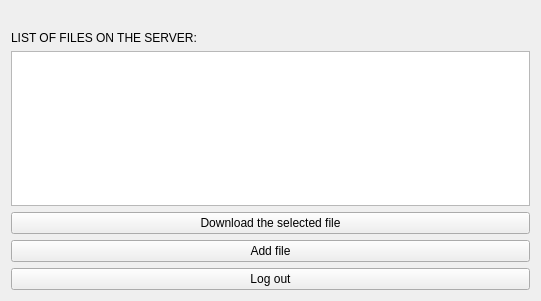
  <widget class="QWidget" name="layoutWidget">
   <property name="geometry">
    <rect>
     <x>30</x>
     <y>80</y>
     <width>541</width>
     <height>301</height>
    </rect>
   </property>
   <layout class="QVBoxLayout" name="verticalLayout">
    <item>
     <widget class="QLabel" name="loginLabel">
      <property name="text">
       <string/>
      </property>
     </widget>
    </item>
    <item>
     <widget class="QLabel" name="label">
      <property name="text">
       <string>LIST OF FILES ON THE SERVER:</string>
      </property>
     </widget>
    </item>
    <item>
     <widget class="QListWidget" name="listWidget"/>
    </item>
    <item>
     <widget class="QPushButton" name="downloadButton">
      <property name="text">
       <string>Download the selected file</string>
      </property>
     </widget>
    </item>
    <item>
     <widget class="QPushButton" name="addFileButton">
      <property name="text">
       <string>Add file</string>
      </property>
     </widget>
    </item>
    <item>
     <layout class="QHBoxLayout" name="horizontalLayout">
      <item>
       <widget class="QPushButton" name="logoutButton">
        <property name="styleSheet">
         <string notr="true">#verticalLayout, .verticalLayout, QVBoxLayout{
border:2px solid black;
border-radius:5px;
padding:10px;
}

QToolTip {
    border: 1px solid #76797C;
    background-color: #5A7566;
    color: white;
    padding: 0px;                /*remove padding, for fix combobox tooltip.*/
    opacity: 200;
}

QWidget {
    color: #eff0f1;
    background-color: #31363b;
    selection-background-color: #3daee9;
    selection-color: #eff0f1;
    background-clip: border;
    border-image: none;
    border: 0px transparent black;
    outline: 0;
}

QWidget:item:hover {
    background-color: #18465d;
    color: #eff0f1;
}

QWidget:item:selected {
    background-color: #18465d;
}

QCheckBox {
    spacing: 5px;
    outline: none;
    color: #eff0f1;
    margin-bottom: 2px;
}

QCheckBox:disabled {
    color: #76797C;
}

QCheckBox::indicator,
QGroupBox::indicator {
    width: 18px;
    height: 18px;
}

QGroupBox::indicator {
    margin-left: 2px;
}

QCheckBox::indicator:unchecked,
QGroupBox::indicator:unchecked {
    image: url(:/qss_icons/rc/checkbox_unchecked.png);
}

QCheckBox::indicator:unchecked:hover,
QCheckBox::indicator:unchecked:focus,
QCheckBox::indicator:unchecked:pressed,
QGroupBox::indicator:unchecked:hover,
QGroupBox::indicator:unchecked:focus,
QGroupBox::indicator:unchecked:pressed {
    border: none;
    image: url(:/qss_icons/rc/checkbox_unchecked_focus.png);
}

QCheckBox::indicator:checked,
QGroupBox::indicator:checked {
    image: url(:/qss_icons/rc/checkbox_checked.png);
}

QCheckBox::indicator:checked:hover,
QCheckBox::indicator:checked:focus,
QCheckBox::indicator:checked:pressed,
QGroupBox::indicator:checked:hover,
QGroupBox::indicator:checked:focus,
QGroupBox::indicator:checked:pressed {
    border: none;
    image: url(:/qss_icons/rc/checkbox_checked_focus.png);
}

QCheckBox::indicator:indeterminate {
    image: url(:/qss_icons/rc/checkbox_indeterminate.png);
}

QCheckBox::indicator:indeterminate:focus,
QCheckBox::indicator:indeterminate:hover,
QCheckBox::indicator:indeterminate:pressed {
    image: url(:/qss_icons/rc/checkbox_indeterminate_focus.png);
}

QCheckBox::indicator:checked:disabled,
QGroupBox::indicator:checked:disabled {
    image: url(:/qss_icons/rc/checkbox_checked_disabled.png);
}

QCheckBox::indicator:unchecked:disabled,
QGroupBox::indicator:unchecked:disabled {
    image: url(:/qss_icons/rc/checkbox_unchecked_disabled.png);
}

QRadioButton {
    spacing: 5px;
    outline: none;
    color: #eff0f1;
    margin-bottom: 2px;
}

QRadioButton:disabled {
    color: #76797C;
}

QRadioButton::indicator {
    width: 21px;
    height: 21px;
}

QRadioButton::indicator:unchecked {
    image: url(:/qss_icons/rc/radio_unchecked.png);
}

QRadioButton::indicator:unchecked:hover,
QRadioButton::indicator:unchecked:focus,
QRadioButton::indicator:unchecked:pressed {
    border: none;
    outline: none;
    image: url(:/qss_icons/rc/radio_unchecked_focus.png);
}

QRadioButton::indicator:checked {
    border: none;
    outline: none;
    image: url(:/qss_icons/rc/radio_checked.png);
}

QRadioButton::indicator:checked:hover,
QRadioButton::indicator:checked:focus,
QRadioButton::indicator:checked:pressed {
    border: none;
    outline: none;
    image: url(:/qss_icons/rc/radio_checked_focus.png);
}

QRadioButton::indicator:checked:disabled {
    outline: none;
    image: url(:/qss_icons/rc/radio_checked_disabled.png);
}

QRadioButton::indicator:unchecked:disabled {
    image: url(:/qss_icons/rc/radio_unchecked_disabled.png);
}

QMenuBar {
    background-color: #31363b;
    color: #eff0f1;
}

QMenuBar::item {
    background: transparent;
}

QMenuBar::item:selected {
    background: transparent;
    border: 1px solid #76797C;
}

QMenuBar::item:pressed {
    border: 1px solid #76797C;
    background-color: #3daee9;
    color: #eff0f1;
    margin-bottom: -1px;
    padding-bottom: 1px;
}

QMenu {
    border: 1px solid #76797C;
    color: #eff0f1;
    margin: 2px;
}

QMenu::icon {
    margin: 5px;
}

QMenu::item {
    padding: 5px 30px 5px 30px;
    border: 1px solid transparent;
    /* reserve space for selection border */
}

QMenu::item:selected {
    color: #eff0f1;
}

QMenu::separator {
    height: 2px;
    background: lightblue;
    margin-left: 10px;
    margin-right: 5px;
}

QMenu::indicator {
    width: 18px;
    height: 18px;
}


/* non-exclusive indicator = check box style indicator
   (see QActionGroup::setExclusive) */

QMenu::indicator:non-exclusive:unchecked {
    image: url(:/qss_icons/rc/checkbox_unchecked.png);
}

QMenu::indicator:non-exclusive:unchecked:selected {
    image: url(:/qss_icons/rc/checkbox_unchecked_disabled.png);
}

QMenu::indicator:non-exclusive:checked {
    image: url(:/qss_icons/rc/checkbox_checked.png);
}

QMenu::indicator:non-exclusive:checked:selected {
    image: url(:/qss_icons/rc/checkbox_checked_disabled.png);
}


/* exclusive indicator = radio button style indicator (see QActionGroup::setExclusive) */

QMenu::indicator:exclusive:unchecked {
    image: url(:/qss_icons/rc/radio_unchecked.png);
}

QMenu::indicator:exclusive:unchecked:selected {
    image: url(:/qss_icons/rc/radio_unchecked_disabled.png);
}

QMenu::indicator:exclusive:checked {
    image: url(:/qss_icons/rc/radio_checked.png);
}

QMenu::indicator:exclusive:checked:selected {
    image: url(:/qss_icons/rc/radio_checked_disabled.png);
}

QMenu::right-arrow {
    margin: 5px;
    image: url(:/qss_icons/rc/right_arrow.png)
}

QWidget:disabled {
    color: #454545;
    background-color: #31363b;
}

QAbstractItemView {
    alternate-background-color: #31363b;
    color: #eff0f1;
    border: 1px solid #3A3939;
    border-radius: 2px;
}

QWidget:focus,
QMenuBar:focus {
    border: 1px solid #3daee9;
}

QTabWidget:focus,
QCheckBox:focus,
QRadioButton:focus,
QSlider:focus {
    border: none;
}

QLineEdit {
    background-color: #232629;
    padding: 5px;
    border-style: solid;
    border: 1px solid #76797C;
    border-radius: 2px;
    color: #eff0f1;
}

QAbstractItemView QLineEdit {
    padding: 0;
}

QGroupBox {
    border: 1px solid #76797C;
    border-radius: 2px;
    margin-top: 20px;
}

QGroupBox::title {
    subcontrol-origin: margin;
    subcontrol-position: top center;
    padding-left: 10px;
    padding-right: 10px;
    padding-top: 10px;
}

QAbstractScrollArea {
    border-radius: 2px;
    border: 1px solid #76797C;
    background-color: transparent;
}

QScrollBar:horizontal {
    height: 15px;
    margin: 3px 15px 3px 15px;
    border: 1px transparent #2A2929;
    border-radius: 4px;
    background-color: #2A2929;
}

QScrollBar::handle:horizontal {
    background-color: #605F5F;
    min-width: 5px;
    border-radius: 4px;
}

QScrollBar::add-line:horizontal {
    margin: 0px 3px 0px 3px;
    border-image: url(:/qss_icons/rc/right_arrow_disabled.png);
    width: 10px;
    height: 10px;
    subcontrol-position: right;
    subcontrol-origin: margin;
}

QScrollBar::sub-line:horizontal {
    margin: 0px 3px 0px 3px;
    border-image: url(:/qss_icons/rc/left_arrow_disabled.png);
    height: 10px;
    width: 10px;
    subcontrol-position: left;
    subcontrol-origin: margin;
}

QScrollBar::add-line:horizontal:hover,
QScrollBar::add-line:horizontal:on {
    border-image: url(:/qss_icons/rc/right_arrow.png);
    height: 10px;
    width: 10px;
    subcontrol-position: right;
    subcontrol-origin: margin;
}

QScrollBar::sub-line:horizontal:hover,
QScrollBar::sub-line:horizontal:on {
    border-image: url(:/qss_icons/rc/left_arrow.png);
    height: 10px;
    width: 10px;
    subcontrol-position: left;
    subcontrol-origin: margin;
}

QScrollBar::up-arrow:horizontal,
QScrollBar::down-arrow:horizontal {
    background: none;
}

QScrollBar::add-page:horizontal,
QScrollBar::sub-page:horizontal {
    background: none;
}

QScrollBar:vertical {
    background-color: #2A2929;
    width: 15px;
    margin: 15px 3px 15px 3px;
    border: 1px transparent #2A2929;
    border-radius: 4px;
}

QScrollBar::handle:vertical {
    background-color: #605F5F;
    min-height: 5px;
    border-radius: 4px;
}

QScrollBar::sub-line:vertical {
    margin: 3px 0px 3px 0px;
    border-image: url(:/qss_icons/rc/up_arrow_disabled.png);
    height: 10px;
    width: 10px;
    subcontrol-position: top;
    subcontrol-origin: margin;
}

QScrollBar::add-line:vertical {
    margin: 3px 0px 3px 0px;
    border-image: url(:/qss_icons/rc/down_arrow_disabled.png);
    height: 10px;
    width: 10px;
    subcontrol-position: bottom;
    subcontrol-origin: margin;
}

QScrollBar::sub-line:vertical:hover,
QScrollBar::sub-line:vertical:on {
    border-image: url(:/qss_icons/rc/up_arrow.png);
    height: 10px;
    width: 10px;
    subcontrol-position: top;
    subcontrol-origin: margin;
}

QScrollBar::add-line:vertical:hover,
QScrollBar::add-line:vertical:on {
    border-image: url(:/qss_icons/rc/down_arrow.png);
    height: 10px;
    width: 10px;
    subcontrol-position: bottom;
    subcontrol-origin: margin;
}

QScrollBar::up-arrow:vertical,
QScrollBar::down-arrow:vertical {
    background: none;
}

QScrollBar::add-page:vertical,
QScrollBar::sub-page:vertical {
    background: none;
}

QTextEdit {
    background-color: #232629;
    color: #eff0f1;
    border: 1px solid #76797C;
}

QPlainTextEdit {
    background-color: #232629;
    ;
    color: #eff0f1;
    border-radius: 2px;
    border: 1px solid #76797C;
}

QHeaderView::section {
    background-color: #76797C;
    color: #eff0f1;
    padding: 5px;
    border: 1px solid #76797C;
}

QSizeGrip {
    image: url(:/qss_icons/rc/sizegrip.png);
    width: 12px;
    height: 12px;
}

QMainWindow::separator {
    background-color: #31363b;
    color: white;
    padding-left: 4px;
    spacing: 2px;
    border: 1px dashed #76797C;
}

QMainWindow::separator:hover {
    background-color: #787876;
    color: white;
    padding-left: 4px;
    border: 1px solid #76797C;
    spacing: 2px;
}

QMenu::separator {
    height: 1px;
    background-color: #76797C;
    color: white;
    padding-left: 4px;
    margin-left: 10px;
    margin-right: 5px;
}

QFrame {
    border-radius: 2px;
    border: 1px solid #76797C;
}

QFrame[frameShape=&quot;0&quot;] {
    border-radius: 2px;
    border: 1px transparent #76797C;
}

QStackedWidget {
    border: 1px transparent black;
}

QToolBar {
    border: 1px transparent #393838;
    background: 1px solid #31363b;
    font-weight: bold;
}

QToolBar::handle:horizontal {
    image: url(:/qss_icons/rc/Hmovetoolbar.png);
}

QToolBar::handle:vertical {
    image: url(:/qss_icons/rc/Vmovetoolbar.png);
}

QToolBar::separator:horizontal {
    image: url(:/qss_icons/rc/Hsepartoolbar.png);
}

QToolBar::separator:vertical {
    image: url(:/qss_icons/rc/Vsepartoolbar.png);
}

QToolButton#qt_toolbar_ext_button {
    background: #58595a
}

QPushButton {
    color: #eff0f1;
    background-color: #31363b;
    border-width: 1px;
    border-color: #76797C;
    border-style: solid;
    padding: 5px;
    border-radius: 2px;
    outline: none;
}

QPushButton:disabled {
    background-color: #31363b;
    border-width: 1px;
    border-color: #454545;
    border-style: solid;
    padding-top: 5px;
    padding-bottom: 5px;
    padding-left: 10px;
    padding-right: 10px;
    border-radius: 2px;
    color: #454545;
}

QPushButton:focus {
    background-color: #3daee9;
    color: white;
}

QPushButton:pressed {
    background-color: #3daee9;
    padding-top: -15px;
    padding-bottom: -17px;
}

QComboBox {
    selection-background-color: #3daee9;
    border-style: solid;
    border: 1px solid #76797C;
    border-radius: 2px;
    padding: 5px;
    min-width: 75px;
}

QPushButton:checked {
    background-color: #76797C;
    border-color: #6A6969;
}

QComboBox:hover,
QPushButton:hover,
QAbstractSpinBox:hover,
QLineEdit:hover,
QTextEdit:hover,
QPlainTextEdit:hover,
QAbstractView:hover,
QTreeView:hover {
    border: 1px solid #3daee9;
    color: #eff0f1;
}

QComboBox:on {
    padding-top: 3px;
    padding-left: 4px;
    selection-background-color: #4a4a4a;
}

QComboBox QAbstractItemView {
    background-color: #232629;
    border-radius: 2px;
    border: 1px solid #76797C;
    selection-background-color: #18465d;
}

QComboBox::drop-down {
    subcontrol-origin: padding;
    subcontrol-position: top right;
    width: 15px;
    border-left-width: 0px;
    border-left-color: darkgray;
    border-left-style: solid;
    border-top-right-radius: 3px;
    border-bottom-right-radius: 3px;
}

QComboBox::down-arrow {
    image: url(:/qss_icons/rc/down_arrow_disabled.png);
}

QComboBox::down-arrow:on,
QComboBox::down-arrow:hover,
QComboBox::down-arrow:focus {
    image: url(:/qss_icons/rc/down_arrow.png);
}

QAbstractSpinBox {
    padding: 5px;
    border: 1px solid #76797C;
    background-color: #232629;
    color: #eff0f1;
    border-radius: 2px;
    min-width: 75px;
}

QAbstractSpinBox:up-button {
    background-color: transparent;
    subcontrol-origin: border;
    subcontrol-position: center right;
}

QAbstractSpinBox:down-button {
    background-color: transparent;
    subcontrol-origin: border;
    subcontrol-position: center left;
}

QAbstractSpinBox::up-arrow,
QAbstractSpinBox::up-arrow:disabled,
QAbstractSpinBox::up-arrow:off {
    image: url(:/qss_icons/rc/up_arrow_disabled.png);
    width: 10px;
    height: 10px;
}

QAbstractSpinBox::up-arrow:hover {
    image: url(:/qss_icons/rc/up_arrow.png);
}

QAbstractSpinBox::down-arrow,
QAbstractSpinBox::down-arrow:disabled,
QAbstractSpinBox::down-arrow:off {
    image: url(:/qss_icons/rc/down_arrow_disabled.png);
    width: 10px;
    height: 10px;
}

QAbstractSpinBox::down-arrow:hover {
    image: url(:/qss_icons/rc/down_arrow.png);
}

QLabel {
    border: 0px solid black;
}

QTabWidget {
    border: 0px transparent black;
}

QTabWidget::pane {
    border: 1px solid #76797C;
    padding: 5px;
    margin: 0px;
}

QTabWidget::tab-bar {
    /* left: 5px; move to the right by 5px */
}

QTabBar {
    qproperty-drawBase: 0;
    border-radius: 3px;
}

QTabBar:focus {
    border: 0px transparent black;
}

QTabBar::close-button {
    image: url(:/qss_icons/rc/close.png);
    background: transparent;
}

QTabBar::close-button:hover {
    image: url(:/qss_icons/rc/close-hover.png);
    background: transparent;
}

QTabBar::close-button:pressed {
    image: url(:/qss_icons/rc/close-pressed.png);
    background: transparent;
}


/* TOP TABS */

QTabBar::tab:top {
    color: #eff0f1;
    border: 1px solid #76797C;
    border-bottom: 1px transparent black;
    background-color: #31363b;
    padding: 5px;
    min-width: 50px;
    border-top-left-radius: 2px;
    border-top-right-radius: 2px;
}

QTabBar::tab:top:selected {
    color: #eff0f1;
    background-color: #54575B;
    border: 1px solid #76797C;
    border-bottom: 2px solid #3daee9;
    border-top-left-radius: 2px;
    border-top-right-radius: 2px;
}

QTabBar::tab:top:!selected:hover {
    background-color: #3daee9;
}


/* BOTTOM TABS */

QTabBar::tab:bottom {
    color: #eff0f1;
    border: 1px solid #76797C;
    border-top: 1px transparent black;
    background-color: #31363b;
    padding: 5px;
    border-bottom-left-radius: 2px;
    border-bottom-right-radius: 2px;
    min-width: 50px;
}

QTabBar::tab:bottom:selected {
    color: #eff0f1;
    background-color: #54575B;
    border: 1px solid #76797C;
    border-top: 2px solid #3daee9;
    border-bottom-left-radius: 2px;
    border-bottom-right-radius: 2px;
}

QTabBar::tab:bottom:!selected:hover {
    background-color: #3daee9;
}


/* LEFT TABS */

QTabBar::tab:left {
    color: #eff0f1;
    border: 1px solid #76797C;
    border-left: 1px transparent black;
    background-color: #31363b;
    padding: 5px;
    border-top-right-radius: 2px;
    border-bottom-right-radius: 2px;
    min-height: 50px;
}

QTabBar::tab:left:selected {
    color: #eff0f1;
    background-color: #54575B;
    border: 1px solid #76797C;
    border-left: 2px solid #3daee9;
    border-top-right-radius: 2px;
    border-bottom-right-radius: 2px;
}

QTabBar::tab:left:!selected:hover {
    background-color: #3daee9;
}


/* RIGHT TABS */

QTabBar::tab:right {
    color: #eff0f1;
    border: 1px solid #76797C;
    border-right: 1px transparent black;
    background-color: #31363b;
    padding: 5px;
    border-top-left-radius: 2px;
    border-bottom-left-radius: 2px;
    min-height: 50px;
}

QTabBar::tab:right:selected {
    color: #eff0f1;
    background-color: #54575B;
    border: 1px solid #76797C;
    border-right: 2px solid #3daee9;
    border-top-left-radius: 2px;
    border-bottom-left-radius: 2px;
}

QTabBar::tab:right:!selected:hover {
    background-color: #3daee9;
}

QTabBar QToolButton::right-arrow:enabled {
    image: url(:/qss_icons/rc/right_arrow.png);
}

QTabBar QToolButton::left-arrow:enabled {
    image: url(:/qss_icons/rc/left_arrow.png);
}

QTabBar QToolButton::right-arrow:disabled {
    image: url(:/qss_icons/rc/right_arrow_disabled.png);
}

QTabBar QToolButton::left-arrow:disabled {
    image: url(:/qss_icons/rc/left_arrow_disabled.png);
}

QDockWidget {
    background: #31363b;
    border: 1px solid #403F3F;
    titlebar-close-icon: url(:/qss_icons/rc/close.png);
    titlebar-normal-icon: url(:/qss_icons/rc/undock.png);
}

QDockWidget::close-button,
QDockWidget::float-button {
    border: 1px solid transparent;
    border-radius: 2px;
    background: transparent;
}

QDockWidget::close-button:hover,
QDockWidget::float-button:hover {
    background: rgba(255, 255, 255, 10);
}

QDockWidget::close-button:pressed,
QDockWidget::float-button:pressed {
    padding: 1px -1px -1px 1px;
    background: rgba(255, 255, 255, 10);
}

QTreeView,
QListView {
    border: 1px solid #76797C;
    background-color: #232629;
}

QTreeView:branch:selected,
QTreeView:branch:hover {
    background: url(:/qss_icons/rc/transparent.png);
}

QTreeView::branch:has-siblings:!adjoins-item {
    border-image: url(:/qss_icons/rc/transparent.png);
}

QTreeView::branch:has-siblings:adjoins-item {
    border-image: url(:/qss_icons/rc/transparent.png);
}

QTreeView::branch:!has-children:!has-siblings:adjoins-item {
    border-image: url(:/qss_icons/rc/transparent.png);
}

QTreeView::branch:has-children:!has-siblings:closed,
QTreeView::branch:closed:has-children:has-siblings {
    image: url(:/qss_icons/rc/branch_closed.png);
}

QTreeView::branch:open:has-children:!has-siblings,
QTreeView::branch:open:has-children:has-siblings {
    image: url(:/qss_icons/rc/branch_open.png);
}

QTreeView::branch:has-children:!has-siblings:closed:hover,
QTreeView::branch:closed:has-children:has-siblings:hover {
    image: url(:/qss_icons/rc/branch_closed-on.png);
}

QTreeView::branch:open:has-children:!has-siblings:hover,
QTreeView::branch:open:has-children:has-siblings:hover {
    image: url(:/qss_icons/rc/branch_open-on.png);
}

QListView::item:!selected:hover,
QTreeView::item:!selected:hover {
    background: #18465d;
    outline: 0;
    color: #eff0f1
}

QListView::item:selected:hover,
QTreeView::item:selected:hover {
    background: #287399;
    color: #eff0f1;
}

QTreeView::indicator:checked,
QListView::indicator:checked {
    image: url(:/qss_icons/rc/checkbox_checked.png);
}

QTreeView::indicator:unchecked,
QListView::indicator:unchecked {
    image: url(:/qss_icons/rc/checkbox_unchecked.png);
}

QTreeView::indicator:indeterminate,
QListView::indicator:indeterminate {
    image: url(:/qss_icons/rc/checkbox_indeterminate.png);
}

QTreeView::indicator:checked:hover,
QTreeView::indicator:checked:focus,
QTreeView::indicator:checked:pressed,
QListView::indicator:checked:hover,
QListView::indicator:checked:focus,
QListView::indicator:checked:pressed {
    image: url(:/qss_icons/rc/checkbox_checked_focus.png);
}

QTreeView::indicator:unchecked:hover,
QTreeView::indicator:unchecked:focus,
QTreeView::indicator:unchecked:pressed,
QListView::indicator:unchecked:hover,
QListView::indicator:unchecked:focus,
QListView::indicator:unchecked:pressed {
    image: url(:/qss_icons/rc/checkbox_unchecked_focus.png);
}

QTreeView::indicator:indeterminate:hover,
QTreeView::indicator:indeterminate:focus,
QTreeView::indicator:indeterminate:pressed,
QListView::indicator:indeterminate:hover,
QListView::indicator:indeterminate:focus,
QListView::indicator:indeterminate:pressed {
    image: url(:/qss_icons/rc/checkbox_indeterminate_focus.png);
}

QSlider::groove:horizontal {
    border: 1px solid #565a5e;
    height: 4px;
    background: #565a5e;
    margin: 0px;
    border-radius: 2px;
}

QSlider::handle:horizontal {
    background: #232629;
    border: 1px solid #565a5e;
    width: 16px;
    height: 16px;
    margin: -8px 0;
    border-radius: 9px;
}

QSlider::sub-page:horizontal {
    border: 1px solid #565a5e;
    height: 4px;
    background: #3daee9;
    margin: 0px;
    border-radius: 2px;
}

QSlider::groove:vertical {
    border: 1px solid #565a5e;
    width: 4px;
    background: #565a5e;
    margin: 0px;
    border-radius: 3px;
}

QSlider::handle:vertical {
    background: #232629;
    border: 1px solid #565a5e;
    width: 16px;
    height: 16px;
    margin: 0 -8px;
    border-radius: 9px;
}

QSlider::sub-page:vertical {
    border: 1px solid #565a5e;
    width: 4px;
    background: #3daee9;
    margin: 0px;
    border-radius: 3px;
}

QToolButton {
    background-color: transparent;
    border: 1px transparent #76797C;
    border-radius: 2px;
    margin: 3px;
    padding: 5px;
}

QToolButton[popupMode=&quot;1&quot;] {
    /* only for MenuButtonPopup */
    padding-right: 20px;
    /* make way for the popup button */
    border: 1px #76797C;
    border-radius: 5px;
}

QToolButton[popupMode=&quot;2&quot;] {
    /* only for InstantPopup */
    padding-right: 10px;
    /* make way for the popup button */
    border: 1px #76797C;
}

QToolButton:hover,
QToolButton::menu-button:hover {
    background-color: transparent;
    border: 1px solid #3daee9;
    padding: 5px;
}

QToolButton:checked,
QToolButton:pressed,
QToolButton::menu-button:pressed {
    background-color: #3daee9;
    border: 1px solid #3daee9;
    padding: 5px;
}


/* the subcontrol below is used only in the InstantPopup or DelayedPopup mode */

QToolButton::menu-indicator {
    image: url(:/qss_icons/rc/down_arrow.png);
    top: -7px;
    left: -2px;
    /* shift it a bit */
}


/* the subcontrols below are used only in the MenuButtonPopup mode */

QToolButton::menu-button {
    border: 1px transparent #76797C;
    border-top-right-radius: 6px;
    border-bottom-right-radius: 6px;
    /* 16px width + 4px for border = 20px allocated above */
    width: 16px;
    outline: none;
}

QToolButton::menu-arrow {
    image: url(:/qss_icons/rc/down_arrow.png);
}

QToolButton::menu-arrow:open {
    border: 1px solid #76797C;
}

QPushButton::menu-indicator {
    subcontrol-origin: padding;
    subcontrol-position: bottom right;
    bottom: 5px;
}

QTableView {
    border: 1px solid #76797C;
    gridline-color: #31363b;
    background-color: #232629;
}

QTableView,
QHeaderView {
    border-radius: 0px;
}

QTableView::item:pressed,
QListView::item:pressed,
QTreeView::item:pressed {
    background: #18465d;
    color: #eff0f1;
}

QTableView::item:selected:active,
QTreeView::item:selected:active,
QListView::item:selected:active {
    background: #287399;
    color: #eff0f1;
}

QHeaderView {
    background-color: #31363b;
    border: 1px transparent;
    border-radius: 0px;
    margin: 0px;
    padding: 0px;
}

QHeaderView::section {
    background-color: #31363b;
    color: #eff0f1;
    padding: 5px;
    border: 1px solid #76797C;
    border-radius: 0px;
    text-align: center;
}

QHeaderView::section::vertical::first,
QHeaderView::section::vertical::only-one {
    border-top: 1px solid #76797C;
}

QHeaderView::section::vertical {
    border-top: transparent;
}

QHeaderView::section::horizontal::first,
QHeaderView::section::horizontal::only-one {
    border-left: 1px solid #76797C;
}

QHeaderView::section::horizontal {
    border-left: transparent;
}

QHeaderView::section:checked {
    color: white;
    background-color: #334e5e;
}


/* style the sort indicator */

QHeaderView::down-arrow {
    image: url(:/qss_icons/rc/down_arrow.png);
}

QHeaderView::up-arrow {
    image: url(:/qss_icons/rc/up_arrow.png);
}

QTableCornerButton::section {
    background-color: #31363b;
    border: 1px transparent #76797C;
    border-radius: 0px;
}

QToolBox {
    padding: 5px;
    border: 1px transparent black;
}

QToolBox::tab {
    color: #eff0f1;
    background-color: #31363b;
    border: 1px solid #76797C;
    border-bottom: 1px transparent #31363b;
    border-top-left-radius: 5px;
    border-top-right-radius: 5px;
}

QToolBox::tab:selected {
    /* italicize selected tabs */
    font: italic;
    background-color: #31363b;
    border-color: #3daee9;
}

QStatusBar::item {
    border: 0px transparent dark;
}

QFrame[height=&quot;3&quot;],
QFrame[width=&quot;3&quot;] {
    background-color: #76797C;
}

QSplitter::handle {
    border: 1px dashed #76797C;
}

QSplitter::handle:hover {
    background-color: #787876;
    border: 1px solid #76797C;
}

QSplitter::handle:horizontal {
    width: 1px;
}

QSplitter::handle:vertical {
    height: 1px;
}

QProgressBar {
    border: 1px solid #76797C;
    border-radius: 5px;
    text-align: center;
}

QProgressBar::chunk {
    background-color: #05B8CC;
}

QDateEdit {
    selection-background-color: #3daee9;
    border-style: solid;
    border: 1px solid #3375A3;
    border-radius: 2px;
    padding: 1px;
    min-width: 75px;
}

QDateEdit:on {
    padding-top: 3px;
    padding-left: 4px;
    selection-background-color: #4a4a4a;
}

QDateEdit QAbstractItemView {
    background-color: #232629;
    border-radius: 2px;
    border: 1px solid #3375A3;
    selection-background-color: #3daee9;
}

QDateEdit::drop-down {
    subcontrol-origin: padding;
    subcontrol-position: top right;
    width: 15px;
    border-left-width: 0px;
    border-left-color: darkgray;
    border-left-style: solid;
    border-top-right-radius: 3px;
    border-bottom-right-radius: 3px;
}

QDateEdit::down-arrow {
    image: url(:/qss_icons/rc/down_arrow_disabled.png);
}

QDateEdit::down-arrow:on,
QDateEdit::down-arrow:hover,
QDateEdit::down-arrow:focus {
    image: url(:/qss_icons/rc/down_arrow.png);
}
</string>
        </property>
        <property name="text">
         <string>Log out</string>
        </property>
       </widget>
      </item>
     </layout>
    </item>
   </layout>
  </widget>
